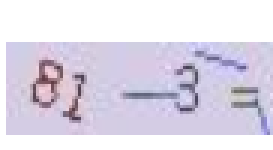
#> input picture Web Spider/Login_try/captcha/1.png, 91 x 50 px (shown 3 times larger)
$ python -i GenCode.py   (imports and definitions only)   (older library calls are emulated)
#> lines starting #> are read from the running program, lines starting #| are printed output that depends on the picture
import cv2
import numpy as np
from PIL import Image, ImageEnhance


class YDCap:
    def __init__(self):

        self.model = cv2.imread(r"D:\2Work WARNING!!!\Learning Material\Python\bjjjj\Login_try/yd.yq")
        self.model = cv2.cvtColor(self.model, cv2.COLOR_BGR2GRAY)
        _, self.model = cv2.threshold(self.model, 127, 255, cv2.THRESH_BINARY)

    # [73 lines left out: functions match_code, get_code, gen_code, get_result, not called in this run]


# [4 lines not run here, left out]

>>> import cv2
>>> picture = cv2.imread('captcha/1.png', cv2.IMREAD_GRAYSCALE)
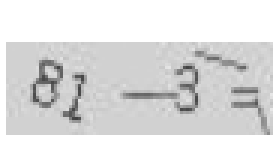
#> picture: shape (50, 91) (shown 3 times larger); min 66, max 255, mean 220.8
#> (the run stopped early here; a loop or call above may not have finished)

$ run again, on Web Spider/Login_try/captcha/4.png
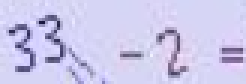
#> input picture Web Spider/Login_try/captcha/4.png, 82 x 28 px (shown 3 times larger)
#> `picture = cv2.imread('captcha/1.png', cv2.IMREAD_GRAYSCALE)`:
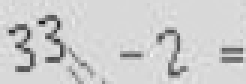
#> picture: shape (28, 82) (shown 3 times larger); min 25, max 242, mean 205.1
